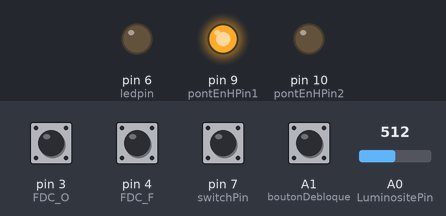
Bench run of a sketch on a simulated Arduino Uno, built with avr-gcc and run on an emulated ATmega328P. Parts: output pins drawn as LEDs (lit = HIGH). Dashed ring = blinking. The inputs (shaded band) are chosen by the test bench; at power-on: A1 (boutonDebloque), pin 3 (FDC_O), pin 4 (FDC_F), pin 7 (switchPin) HIGH, A0 (LuminositePin) = 512.

Above: at 2.0 s.
At 17.2 s:
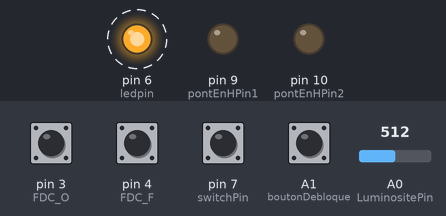
Timing chart, 0 to 18.4 s (numbered marks = the images above):
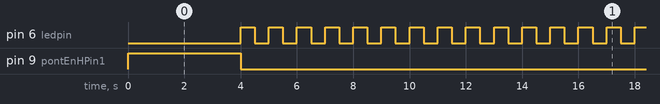

Measured:
- by itself, pin 6 (ledpin): LOW → HIGH at 4.0 s, → LOW 0.50 s later, → HIGH 0.50 s later, → LOW 0.50 s later, … (252 changes in this stretch)
- by itself, pin 9 (pontEnHPin1): LOW → HIGH at 0.00 s, → LOW 4.0 s later
- by itself, everything shown: repeats every 16.0 s, in 32 steps

The sketch:

Poulailler_Mode.ino
```cpp
const int FDC_O = 3;
const int FDC_F = 4;
const int ledpin = 6;
const int boutonDebloque = A1;
const int pontEnHPin1 = 9;
const int pontEnHPin2 = 10;
const int switchPin = 7;
int LuminositePin = A0;

bool fdc_o = false;
bool fdc_f = false;
bool porte_fermee = false;
bool porte_ouverte = true;
bool porte_bloque = false;
bool mode_auto = true;

unsigned long previousMillis = 0;
bool ledState = false;

void setup() {
  pinMode(FDC_O, INPUT_PULLUP);
  pinMode(FDC_F, INPUT_PULLUP);
  pinMode(ledpin, OUTPUT);
  pinMode(pontEnHPin1, OUTPUT);
  pinMode(pontEnHPin2, OUTPUT);
  pinMode(boutonDebloque, INPUT_PULLUP);
  pinMode(switchPin, INPUT_PULLUP);

  digitalWrite(ledpin, LOW);
}

void loop() {
  int Luminosite = analogRead(LuminositePin);
  fdc_o = !digitalRead(FDC_O);
  fdc_f = !digitalRead(FDC_F);
  mode_auto = digitalRead(switchPin); // HIGH = auto, LOW = manuel

  // Gestion du bouton
  if (digitalRead(boutonDebloque) == LOW) {
    delay(50);
    if (digitalRead(boutonDebloque) == LOW) {
      while (digitalRead(boutonDebloque) == LOW);
      if (porte_bloque) {
        porte_bloque = false;
      } else if (!mode_auto) {
        if (porte_fermee) ouverture();
        else if (porte_ouverte) fermeture();
      }
    }
  }

  // Gestion de la LED
  if (porte_bloque) {
    unsigned long currentMillis = millis();
    if (currentMillis - previousMillis >= 500) {
      previousMillis = currentMillis;
      ledState = !ledState;
      digitalWrite(ledpin, ledState);
    }
  } else if (!mode_auto) {
    digitalWrite(ledpin, HIGH);
  } else {
    digitalWrite(ledpin, LOW);
  }

  // Mode auto : contrôle selon la luminosité
  if (!porte_bloque && mode_auto) {
    if (Luminosite >= 50 && (fdc_f || !fdc_o)) {
      ouverture();
    }
    if (Luminosite <= 20 && (fdc_o || !fdc_f)) {
      fermeture();
    }
  }
}

void ouverture() {
  unsigned long startTime = millis();
  while (!fdc_o) {
    digitalWrite(pontEnHPin1, HIGH);
    digitalWrite(pontEnHPin2, LOW);
    fdc_o = !digitalRead(FDC_O);
    if (millis() - startTime > 4000) { //change the value as needed
      stop();
      porte_bloque = true;
      return;
    }
  }
  porte_fermee = false;
  porte_ouverte = true;
  stop();
}

void fermeture() {
  unsigned long startTime = millis();
  while (!fdc_f) {
    digitalWrite(pontEnHPin1, LOW);
    digitalWrite(pontEnHPin2, HIGH);
    fdc_f = !digitalRead(FDC_F);
    if (millis() - startTime > 4000) { //change the value as needed
      stop();
      porte_bloque = true;
      return;
    }
  }
  porte_fermee = true;
  porte_ouverte = false;
  stop();
}

void stop() {
  digitalWrite(pontEnHPin1, LOW);
  digitalWrite(pontEnHPin2, LOW);
}
```
